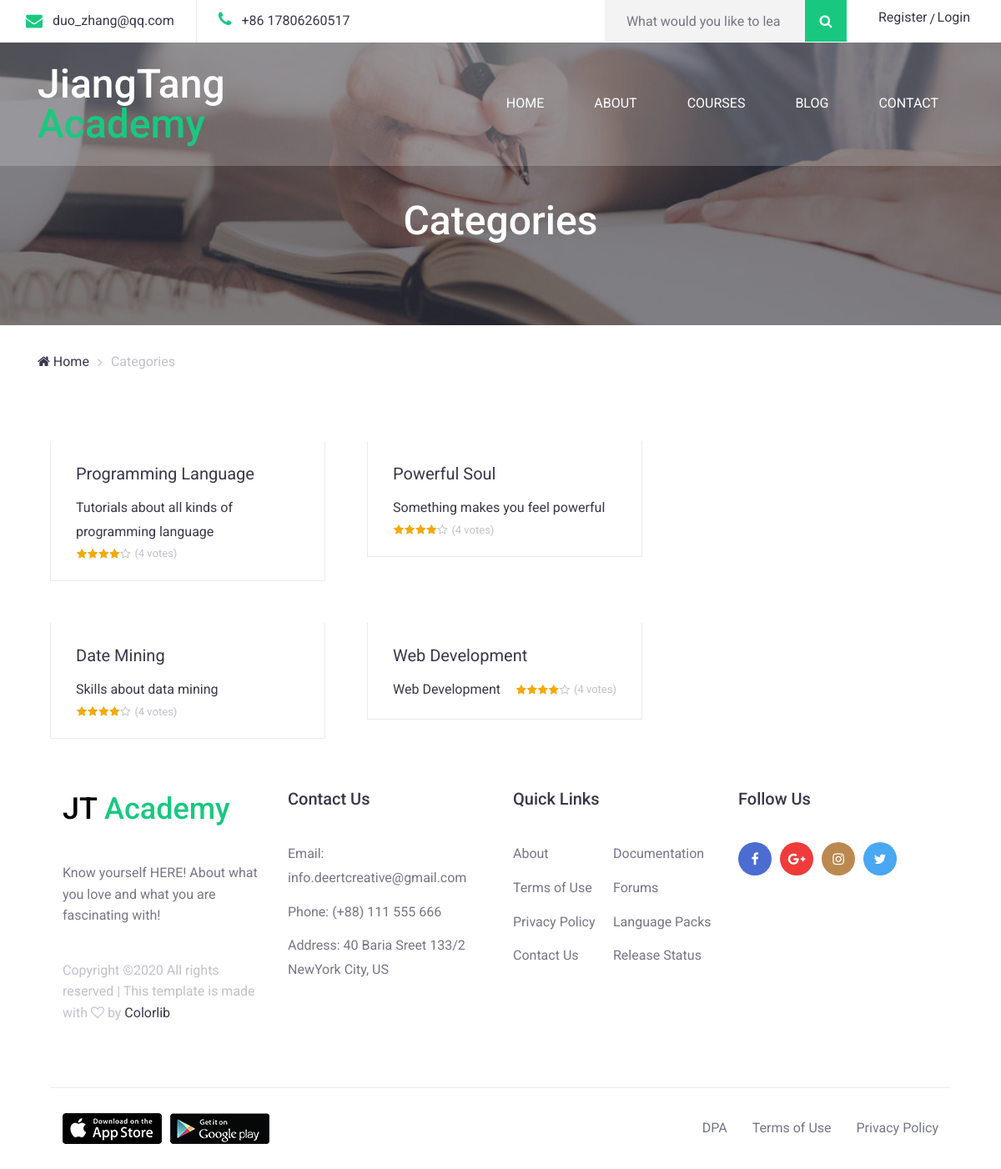
The page /category on the database its author committed.
### main/models.py (models this page shows, shortened)
class TutorialCategory(models.Model):
    category = models.CharField(max_length=200)
    category_summary = models.CharField(max_length=200)
    category_slug = models.CharField(max_length=200, default=1)
    class Meta:
        verbose_name_plural = "Categories"

### main/views.py (the view)
# urls.py: path("category", views.categories, name="categories"),
def categories(request):
    return render(request=request,
                  template_name='main/categories.html',
                  context={"categories": TutorialCategory.objects.all})

### main/templates/main/categories.html (shortened to what this page needs)
<!DOCTYPE html>
<html lang="en">
<head>
    <link rel="stylesheet" href="../../static/main/css/bootstrap.min.css">
    <link rel="stylesheet" href="../../static/main/css/font-awesome.min.css">
    <link rel="stylesheet" href="../../static/main/css/elegant-fonts.css">
    <link rel="stylesheet" href="../../static/main/css/themify-icons.css">
    <link rel="stylesheet" href="../../static/main/css/swiper.min.css">
    <link rel="stylesheet" href="../../static/main/css/style.css">
</head>
<body class="about-page">
<div class="page-header">
    <header class="site-header">
        {% include 'main/includes/navbaritems.html' %}
    </header>
    <div class="page-header-overlay">
        <div class="container">
            <div class="row">
                <div class="col-12">
                    <header class="entry-header">
                        <h1>Categories</h1>
                    </header>
                </div>
            </div>
        </div>
    </div>
</div>
<div class="container">
    <div class="row">
        <div class="col-12">
            <div class="breadcrumbs">
                <ul class="flex flex-wrap align-items-center p-0 m-0">
                    <li><a href="/"><i class="fa fa-home"></i> Home</a></li>
                    <li>Categories</li>
                </ul>
            </div>
        </div>
    </div>
    <div class="container">
        <div class="row">
            <div class="col-12 col-lg-8">
                <div class="featured-courses courses-wrap">
                    <div class="row mx-m-25">
                        {% for cat in categories %}
                            <div class="col-12 col-md-6 px-25">
                                <div class="course-content">
                                    <div class="course-content-wrap">
                                        <header class="entry-header">
                                            <h2 class="entry-title"><a
                                                    href="{% url 'main:series' cat.pk %}">{{cat.category}}</a>
                                            </h2>
                                        </header>
                                        <footer class="entry-footer flex flex-wrap justify-content-between align-items-center">
                                            <div>
                                                {{ cat.category_summary }}
                                            </div>
                                            <div class="course-ratings flex justify-content-end align-items-center">
                                                <span class="fa fa-star checked"></span>
                                                <span class="fa fa-star checked"></span>
                                                <span class="fa fa-star checked"></span>
                                                <span class="fa fa-star checked"></span>
                                                <span class="fa fa-star-o"></span>
                                                <span class="course-ratings-count">(4 votes)</span>
                                            </div>
                                        </footer>
                                    </div>
                                </div>
                            </div>
                        {% endfor %}
                    </div>
                </div>
            </div>
        </div>
        {% include 'main/includes/footer.html' %}
    </div>
</body>
</html>

### main/static/main/css/style.css (style rules this page uses)
body { color: #383749; font-size: 16px; line-height: 1.8; font-family: 'Roboto', sans-serif; }
a { color: #383749; }
.flex { display: flex !important; }
.site-header { position: absolute; top: 0; left: 0; z-index: 9999; width: 100%; }
@media screen and (min-width: 768px) { .site-header { background: rgba(255,255,255,.1); } }
.mx-m-25 { margin-right: -25px !important; margin-left: -25px !important; }
.px-25 { padding-right: 25px !important; padding-left: 25px !important; }
.course-content { margin-top: 50px; transition: all .35s }
.course-content-wrap { padding: 26px 30px 20px; border: 1px solid #ebebeb; border-top: 0; background: #fff; }
.course-content .entry-title { margin: 0; font-size: 20px; line-height: 1.3; font-weight: 400; }
.course-content .entry-title a { color: #383749; }
.course-content .entry-footer { margin-top: 14px; }
.course-ratings { font-size: 13px; color: #c0c1cd; }
.course-ratings span { margin-left: 1px; }
.course-ratings .checked { color: #f3a90b; }
.course-ratings .course-ratings-count { margin-left: 5px; }
.page-header { background-size: cover !important; }
.page-header-overlay { background: rgba(21,20,33,.5); height: 390px; padding-top: 236px; }
.page-header h1 { font-size: 48px; font-weight: 500; color: #fff; text-align: center; }
.breadcrumbs { margin: 30px 0; }
.breadcrumbs ul { list-style: none; }
.breadcrumbs li { position: relative; padding-right: 16px; margin-right: 10px; color: #c0c1cd; }
.breadcrumbs li::after { content: ''; position: absolute; top: 0; right: 0; width: 6px; height: 100%; font-family: 'FontAwesome'; }
.breadcrumbs li:nth-last-of-type(1)::after { display: none; }
.breadcrumbs li a { color: #383749; text-decoration: none; }
.about-page .page-header { background: url(../images/courses-header.jpg) no-repeat center; }

### rows shown on the page
TutorialCategory: category "Programming Language", category_summary "Tutorials about all kinds of programming language"
TutorialCategory: category "Powerful Soul", category_summary "Something makes you feel powerful"
TutorialCategory: category "Date Mining", category_summary "Skills about data mining"
TutorialCategory: category "Web Development", category_summary "Web Development"
